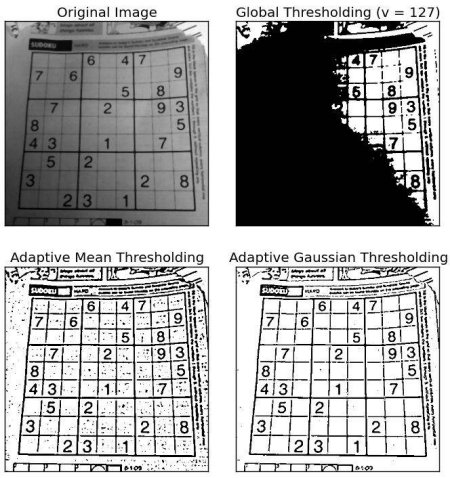
#> input picture ada.jpg, 450 x 478 px
$ python AdaptiveThresholdingIN_OpenCV.py
#> lines starting #> are read from the running program, lines starting #| are printed output that depends on the picture; after the words box and inside, x2 and y2 are one past the last pixel; in counts of white or black regions, pixels touching at a corner belong together
import cv2
img=cv2.imread("ada.jpg")
#> img is the input picture: shape (478, 450, 3); min 0, max 255, mean 165.1
_,th1=cv2.threshold(img,127,255, cv2.THRESH_BINARY)
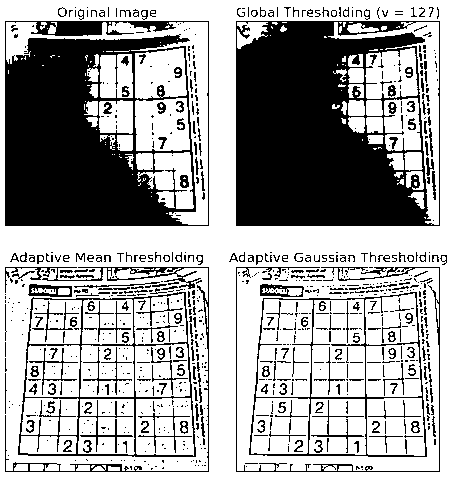
#> th1: shape (478, 450, 3); 64.4% white; 852 black regions (618 under 20 px), largest, box (x1, y1, x2, y2) and area: (236, 21, 440, 226) 30164, (5, 21, 209, 226) 25021, (18, 292, 196, 457) 2862
#> (the run stopped early here; a loop or call above may not have finished)

$ run again, with ball.jpg copied over ada.jpg
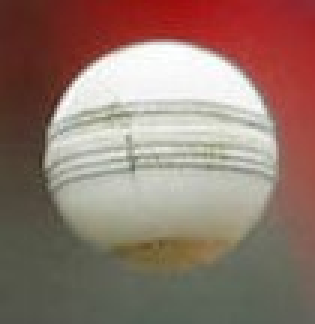
#> input picture ball.jpg, 105 x 108 px (shown 3 times larger)
#> img is the input picture: shape (108, 105, 3); mean B, G, R 109.7, 120.4, 145.7
#> `_,th1=cv2.threshold(img,127,255, cv2.THRESH_BINARY)`:
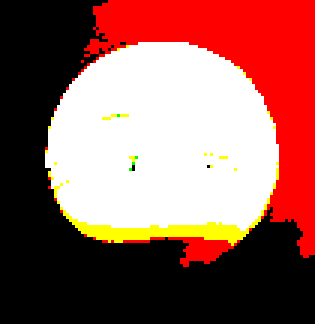
#> th1: shape (108, 105, 3) (shown 3 times larger); mean B, G, R 88.7, 96, 148.3

$ run again, with black.jpg copied over ada.jpg
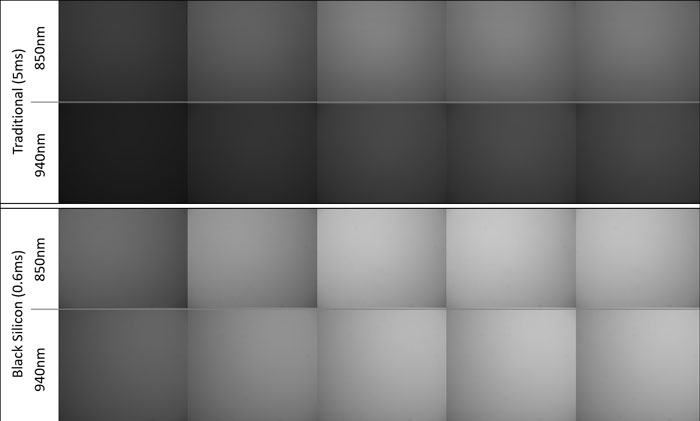
#> input picture black.jpg, 700 x 421 px
#> img is the input picture: shape (421, 700, 3); min 0, max 255, mean 119.5
#> `_,th1=cv2.threshold(img,127,255, cv2.THRESH_BINARY)`:
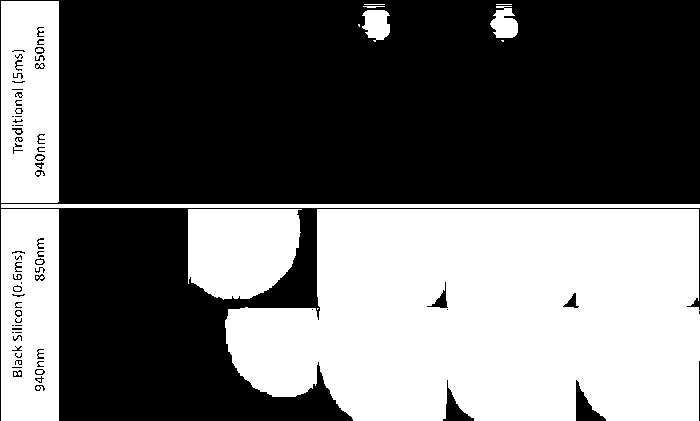
#> th1: shape (421, 700, 3); 41.3% white; 18 white regions (8 under 20 px), largest, box (x1, y1, x2, y2) and area: (225, 209, 700, 421) 85973, (1, 209, 59, 421) 11588, (1, 1, 59, 203) 11114
